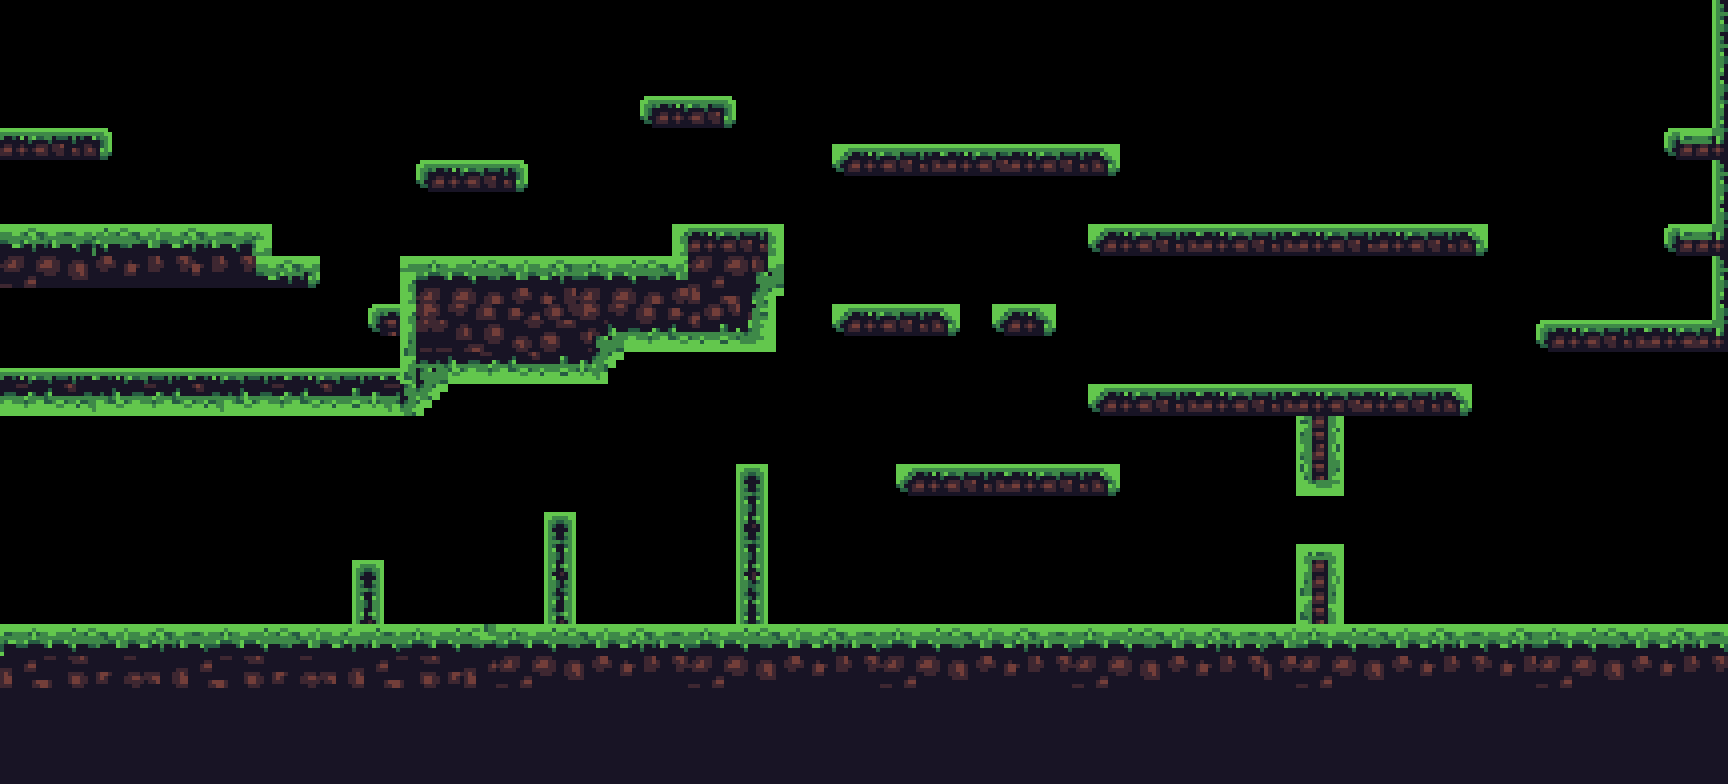

This is a level from a 2D game, rendered from its Tiled map with the project's own tilesets. A one-line summary and the map file follow, with tile-layer data summarised:
An orthogonal 108x49 tile map with 16x16 px tiles, 1 tile layer (ground), 2 tilesets and 84 objects (38x spike, 8x enemy, 5x coin, 2x stone, npc).

<map version="1.5" tiledversion="1.7.2" orientation="orthogonal" renderorder="right-down" width="108" height="49" tilewidth="16" tileheight="16" infinite="0" nextlayerid="6" nextobjectid="259">
 <editorsettings>
  <export target="../3.lua" format="lua" />
 </editorsettings>
 <tileset firstgid="1" name="tileset" tilewidth="16" tileheight="16" tilecount="160" columns="20">
  <image source="../../assets/tileset.png" width="320" height="128" />
 </tileset>
 <tileset firstgid="161" name="ful-tileset" tilewidth="16" tileheight="16" tilecount="1760" columns="44">
  <image source="../../assets/ful-tileset.png" width="704" height="640" />
 </tileset>
 <layer id="1" name="ground" width="108" height="49">
  <data>[5292 cells, 1778 non-empty, 201 distinct tile ids]</data>
 </layer>
 <objectgroup color="#f706cb" id="5" name="entity">
  <object id="184" name="Coin" type="coin" x="432" y="240">
   <ellipse />
  </object>
  <object id="255" name="Coin" type="coin" x="752" y="448">
   <ellipse />
  </object>
  <object id="235" name="Coin" type="coin" x="1696" y="112">
   <ellipse />
  </object>
  <object id="215" name="Coin" type="coin" x="464" y="144">
   <ellipse />
  </object>
  <object id="189" name="Coin" type="coin" x="48" y="112">
   <ellipse />
  </object>
  <object id="180" name="Spike" type="spike" x="528.697" y="250.462" />
  <object id="210" name="Spike" type="spike" x="1108.2" y="616.462" />
  <object id="256" name="Spike" type="spike" x="1131.2" y="616.462" />
  <object id="225" name="Spike" type="spike" x="938.864" y="138.462" />
  <object id="240" name="Spike" type="spike" x="1383.03" y="216.114" />
  <object id="246" name="Spike" type="spike" x="1363.53" y="377.295" />
  <object id="252" name="Spike" type="spike" x="1419.53" y="618.295" />
  <object id="229" name="Spike" type="spike" x="1030.86" y="138.462" />
  <object id="183" name="Spike" type="spike" x="483.424" y="250.28" />
  <object id="209" name="Spike" type="spike" x="1062.92" y="616.28" />
  <object id="224" name="Spike" type="spike" x="893.591" y="138.28" />
  <object id="239" name="Spike" type="spike" x="1337.76" y="215.932" />
  <object id="245" name="Spike" type="spike" x="1318.26" y="377.113" />
  <object id="251" name="Spike" type="spike" x="1374.26" y="618.113" />
  <object id="232" name="Spike" type="spike" x="922.257" y="299.613" />
  <object id="228" name="Spike" type="spike" x="985.591" y="138.28" />
  <object id="244" name="Spike" type="spike" x="1410.26" y="377.113" />
  <object id="202" name="Spike" type="spike" x="268.424" y="362.155" />
  <object id="186" name="Spike" type="spike" x="720" y="618.25" />
  <object id="187" name="Spike" type="spike" x="695.5" y="618.25" />
  <object id="181" name="Spike" type="spike" x="506.333" y="250.28" />
  <object id="208" name="Spike" type="spike" x="1085.83" y="616.28" />
  <object id="223" name="Spike" type="spike" x="916.5" y="138.28" />
  <object id="237" name="Spike" type="spike" x="1360.67" y="215.932" />
  <object id="243" name="Spike" type="spike" x="1341.17" y="377.113" />
  <object id="250" name="Spike" type="spike" x="1397.17" y="618.113" />
  <object id="231" name="Spike" type="spike" x="945.166" y="299.613" />
  <object id="227" name="Spike" type="spike" x="1008.5" y="138.28" />
  <object id="201" name="Spike" type="spike" x="293.75" y="362.125" />
  <object id="207" name="Spike" type="spike" x="1040.56" y="616.099" />
  <object id="230" name="Spike" type="spike" x="899.894" y="299.432" />
  <object id="226" name="Spike" type="spike" x="963.228" y="138.099" />
  <object id="236" name="Spike" type="spike" x="1407.39" y="215.751" />
  <object id="242" name="Spike" type="spike" x="1387.89" y="376.932" />
  <object id="249" name="Spike" type="spike" x="1443.89" y="617.932" />
  <object id="191" name="Spike" type="spike" x="208.546" y="216.129" />
  <object id="192" name="Spike" type="spike" x="186.182" y="216.129" />
  <object id="193" name="Spike" type="spike" x="163.455" y="216.129" />
  <object id="54" name="Enemy" type="enemy" x="976" y="448">
   <point />
  </object>
  <object id="253" name="Enemy" type="enemy" x="1264" y="608">
   <point />
  </object>
  <object id="216" name="Enemy" type="enemy" x="1184" y="368">
   <point />
  </object>
  <object id="254" name="Enemy" type="enemy" x="1552" y="304">
   <point />
  </object>
  <object id="217" name="Enemy" type="enemy" x="1168" y="208">
   <point />
  </object>
  <object id="179" name="Enemy" type="enemy" x="559.5" y="238">
   <point />
  </object>
  <object id="199" name="Enemy" type="enemy" x="48" y="352">
   <point />
  </object>
  <object id="214" name="Enemy" type="enemy" x="32" y="208">
   <point />
  </object>
  <object id="241" name="thirdVillager" type="npc" x="1648" y="608">
   <point />
  </object>
  <object id="162" name="Stone" type="stone" x="576.909" y="560" width="63" height="63" />
  <object id="177" name="Stone" type="stone" x="928" y="560" width="63" height="63" />
 </objectgroup>
 <objectgroup color="#ff0000" id="4" name="solid">
  <properties>
   <property name="collidable" type="bool" value="true" />
  </properties>
  <object id="11" x="0" y="624" width="1730.56" height="31.6364" />
  <object id="156" x="352.003" y="559.994" width="31.9994" height="68.4421" />
  <object id="157" x="544" y="512" width="31.9916" height="122.902" />
  <object id="158" x="736" y="464" width="31.9916" height="171.902" />
  <object id="163" x="736" y="464" width="31.9916" height="171.902" />
  <object id="165" x="896.004" y="463.968" width="223.994" height="32.0181" />
  <object id="167" x="1088" y="384" width="383.989" height="32.0181" />
  <object id="247" x="1296" y="400" width="48.0043" height="95.9973" />
  <object id="248" x="1296" y="544" width="47.9965" height="96.0181" />
  <object id="168" x="832" y="304" width="127.995" height="32.0181" />
  <object id="212" x="992" y="304" width="63.9953" height="32.0181" />
  <object id="172" x="672" y="224" width="111.99" height="64.0181" />
  <object id="176" x="-6.5" y="224" width="278.497" height="64.0181" />
  <object id="197" x="400" y="259.5" width="16.892" height="139.518" />
  <object id="185" x="416" y="160" width="111.99" height="29.4674" />
  <object id="213" x="640" y="96" width="95.2253" height="31.9973" />
  <object id="188" x="-6" y="128" width="117.994" height="30.6848" />
  <object id="194" x="400.027" y="256" width="375.966" height="95.9941" />
  <object id="198" x="191.333" y="256.005" width="128.661" height="32.3462" />
  <object id="205" x="400" y="351.998" width="208.003" height="31.9899" />
  <object id="257" x="368" y="304" width="72.4757" height="32.0181" />
  <object id="196" x="0" y="368.025" width="423.978" height="47.9413" />
  <object id="170" x="1088" y="223.985" width="400.017" height="32.0481" />
  <object id="169" x="832" y="144" width="288.017" height="32.0181" />
  <object id="211" x="1536" y="320" width="201.35" height="32.0181" />
  <object id="233" x="1664" y="224" width="70.8503" height="32.0181" />
  <object id="258" x="1712" y="-9.66667" width="23.8503" height="346.685" />
  <object id="234" x="1664" y="128" width="72.8503" height="16.0181" />
  <object id="23" x="-2.42428" y="1.6023" width="3.51523" height="655.129" />
  <object id="151" x="1728.01" y="-0.042" width="1.72048" height="643.428" />
 </objectgroup>
</map>